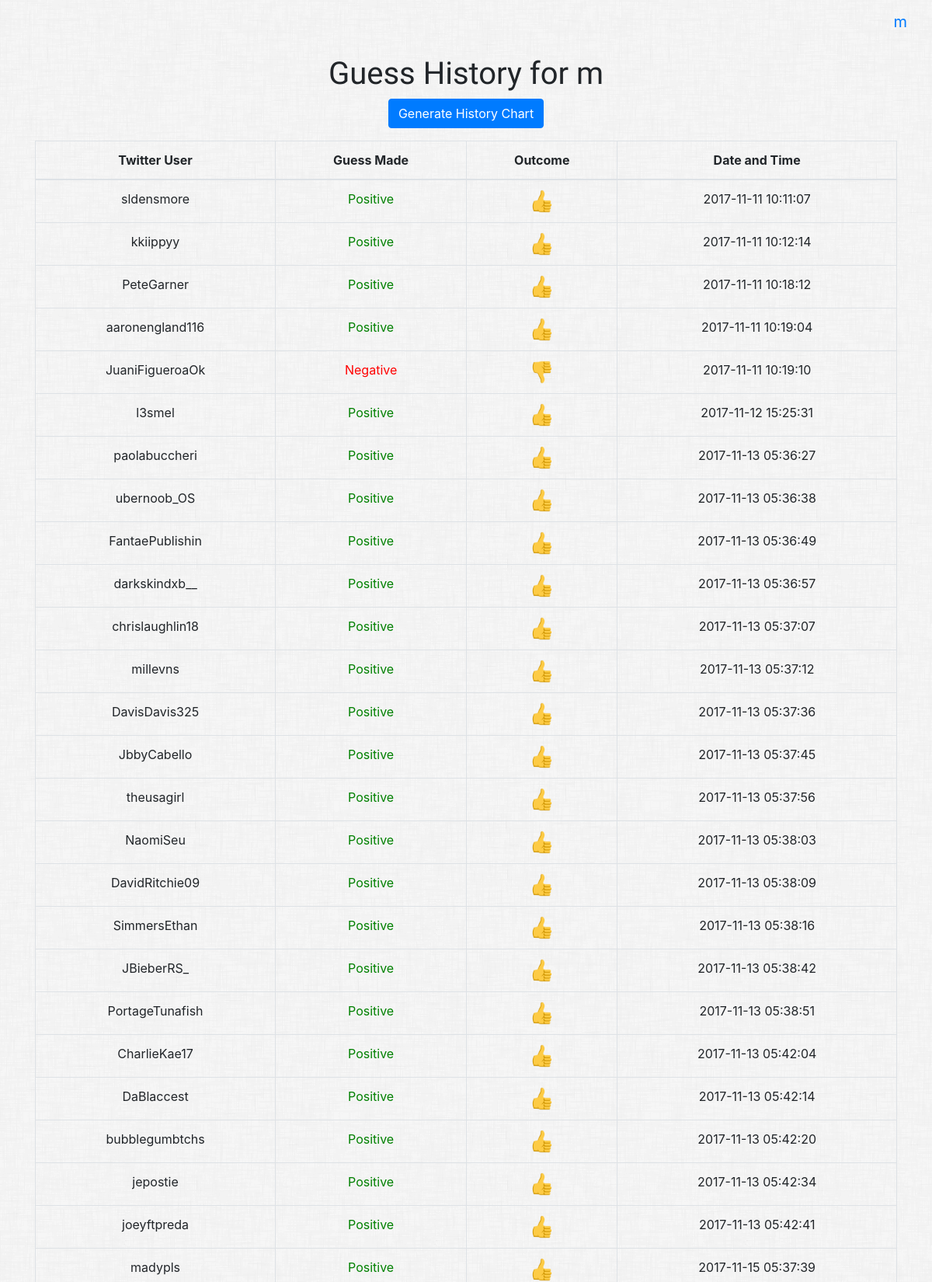
Page /history (signed in, upper part) on the committed database.
### tables this page shows
CREATE TABLE "guesses" (
	`username`	TEXT NOT NULL,
	`twitter_user`	TEXT NOT NULL,
	`guess`	TEXT NOT NULL,
	`result`	TEXT NOT NULL,
	`date`	TEXT NOT NULL
);

### application.py (the view)
@app.route('/history')
def history():
    if 'username' in session:
        con = None
        try:
            con = lite.connect('twittergame.db')
            cur = con.cursor()
            cur.execute("SELECT * FROM guesses WHERE username = ?", (session['username'],))
            userHistory = cur.fetchall()
            return render_template('history.html', history = userHistory)
        except lite.Error as e:
            print('Error: {}'.format(e.args[0]))
            return render_template('error.html', errorCode = e.args[0])
            sys.exit(1)
        finally:
            if con:
                con.close()
    else:
        return redirect(url_for('index'))

### templates/history.html (shortened to what this page needs)
{% extends "layout.html" %}
{% block main %}
    <h1 class="text-center">Guess History for {{ session['username'] }}</h1>
    <div class="container text-center">
        <div id="historyVisData">
            <p id="showHistoryChart" class="btn btn-primary">Generate History Chart</p>
        </div>
        <table class="table table-bordered">
            <thead class="thead-inverse">
                <tr>
                    <th>Twitter User</th>
                    <th>Guess Made</th>
                    <th>Outcome</th>
                    <th>Date and Time</th>
                </tr>
            </thead>
            <tbody>
                {% for entry in history %}
                <tr>
                    <td>{{ entry[1] }}</td>
                    {% if entry[2] == 'positive' %}
                        <td class="posHistoryGuess">Positive</td>
                    {% else %}
                        <td class="negHistoryGuess">Negative</td>
                    {% endif %}
                    {% if entry[3] == 'True' %}
                        <td><img src="../static/assets/thumbs_up_emoji.png" class="historyOutcomeEmoji"></td>
                    {% else %}
                        <td><img src="../static/assets/thumbs_down_emoji.png" class="historyOutcomeEmoji"></td>
                    {% endif %}
                    <td>{{ entry[4] }}</td>
                </tr>
                {% endfor %}
            </tbody>
        </table>
    </div>
{% endblock %}

### static/styles.css (style rules this page uses)
body { background-image: url(assets/dust_scratches.png); }
h1 { font-family: 'Lalezar', 'Palatino'; }
.posHistoryGuess { color: green; }
.negHistoryGuess { color: red; }
.historyOutcomeEmoji { width: 30px; }

### rows in the picture
guesses: twitter_user "sldensmore", guess "Positive", date "2017-11-11 10:11:07"
guesses: twitter_user "kkiippyy", guess "Positive", date "2017-11-11 10:12:14"
guesses: twitter_user "PeteGarner", guess "Positive", date "2017-11-11 10:18:12"
guesses: twitter_user "aaronengland116", guess "Positive", date "2017-11-11 10:19:04"
guesses: twitter_user "JuaniFigueroaOk", guess "Negative", date "2017-11-11 10:19:10"
guesses: twitter_user "l3smel", guess "Positive", date "2017-11-12 15:25:31"
guesses: twitter_user "paolabuccheri", guess "Positive", date "2017-11-13 05:36:27"
guesses: twitter_user "ubernoob_OS", guess "Positive", date "2017-11-13 05:36:38"
guesses: twitter_user "FantaePublishin", guess "Positive", date "2017-11-13 05:36:49"
guesses: twitter_user "darkskindxb__", guess "Positive", date "2017-11-13 05:36:57"
guesses: twitter_user "chrislaughlin18", guess "Positive", date "2017-11-13 05:37:07"
guesses: twitter_user "millevns", guess "Positive", date "2017-11-13 05:37:12"
guesses: twitter_user "DavisDavis325", guess "Positive", date "2017-11-13 05:37:36"
guesses: twitter_user "JbbyCabello", guess "Positive", date "2017-11-13 05:37:45"
guesses: twitter_user "theusagirl", guess "Positive", date "2017-11-13 05:37:56"
guesses: twitter_user "NaomiSeu", guess "Positive", date "2017-11-13 05:38:03"
guesses: twitter_user "DavidRitchie09", guess "Positive", date "2017-11-13 05:38:09"
guesses: twitter_user "SimmersEthan", guess "Positive", date "2017-11-13 05:38:16"
guesses: twitter_user "JBieberRS_", guess "Positive", date "2017-11-13 05:38:42"
guesses: twitter_user "PortageTunafish", guess "Positive", date "2017-11-13 05:38:51"
guesses: twitter_user "CharlieKae17", guess "Positive", date "2017-11-13 05:42:04"
guesses: twitter_user "DaBlaccest", guess "Positive", date "2017-11-13 05:42:14"
guesses: twitter_user "bubblegumbtchs", guess "Positive", date "2017-11-13 05:42:20"
guesses: twitter_user "jepostie", guess "Positive", date "2017-11-13 05:42:34"
guesses: twitter_user "joeyftpreda", guess "Positive", date "2017-11-13 05:42:41"
guesses: twitter_user "madypls", guess "Positive", date "2017-11-15 05:37:39"

### other values in the picture
{{ session['username'] }} "m"
